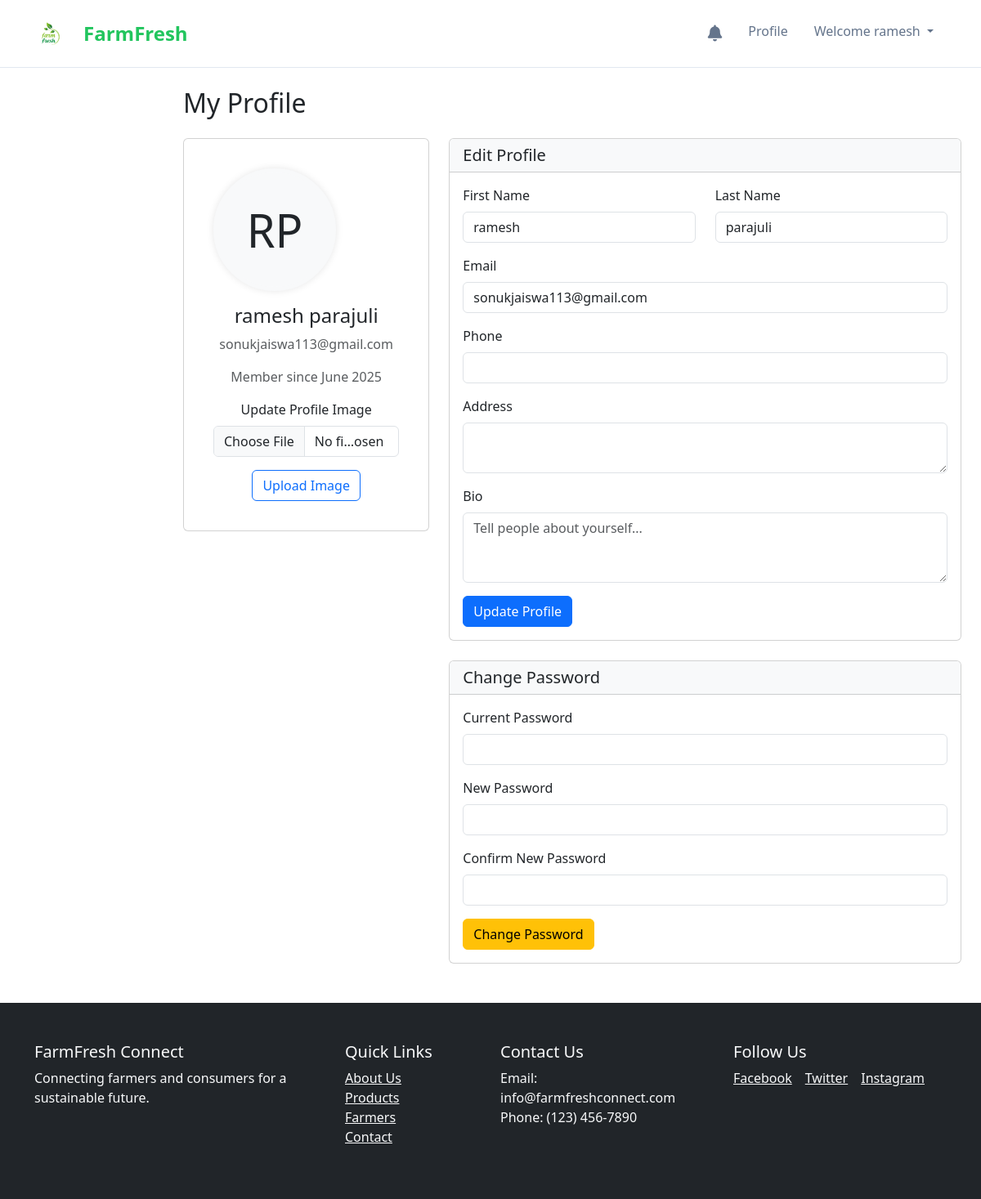
The app's page /consumer/profile.php (signed in) with its own data.
### tables this page shows
CREATE TABLE `users` (
  `user_id` int(11) NOT NULL,
  `username` varchar(100) DEFAULT NULL,
  `email` varchar(100) DEFAULT NULL,
  `password` varchar(100) DEFAULT NULL,
  `first_name` varchar(100) DEFAULT NULL,
  `last_name` varchar(100) DEFAULT NULL,
  `phone` varchar(20) DEFAULT NULL,
  `address` varchar(255) DEFAULT NULL,
  `city` varchar(100) DEFAULT NULL,
  `state` varchar(100) DEFAULT NULL,
  `zipcode` varchar(20) DEFAULT NULL,
  `role` enum('farmer','consumer','admin') NOT NULL,
  `created_at` datetime DEFAULT current_timestamp(),
  `updated_at` datetime DEFAULT current_timestamp() ON UPDATE current_timestamp(),
  `profile_image` varchar(255) DEFAULT NULL,
  `is_active` tinyint(1) DEFAULT 1,
  `bio` text DEFAULT NULL
);

### consumer/profile.php (the view, shortened to what this page needs)
<?php
include '../config/db.php';
$farmer_id = $_SESSION['user_id'];
$profile_query = "SELECT * FROM users WHERE user_id = $farmer_id";
$profile_result = mysqli_query($dbconn, $profile_query);
$profile = mysqli_fetch_assoc($profile_result);
?>
<!DOCTYPE html>
<html lang="en">
<head>
    <link href="https://cdn.jsdelivr.net/npm/bootstrap@5.3.3/dist/css/bootstrap.min.css" rel="stylesheet">
    <link rel="stylesheet" href="https://cdnjs.cloudflare.com/ajax/libs/font-awesome/6.0.0/css/all.min.css">
    <link rel="stylesheet" href="../assets/css/style.css">
</head>
<body>
    <?php include '../includes/navbar.php'; ?>
    <div class="container-fluid">
        <div class="row">
            <div class="col-md-10 ms-auto content-wrapper p-4">
                <h2 class="mb-4">My Profile</h2>
                <div class="row">
                    <div class="col-md-4 mb-4">
                        <div class="card profile-header text-center mb-4">
                            <div class="card-body">
                                <div class="mb-3">
                                    <?php if(!empty($profile['profile_image'])): ?>
                                        <img src="../uploads/profiles/<?php echo $profile['profile_image']; ?>" alt="Profile Image" class="profile-image">
                                    <?php else: ?>
                                        <div class="profile-image d-flex align-items-center justify-content-center bg-light">
                                            <span class="display-4"><?php echo strtoupper(substr($profile['first_name'], 0, 1) . substr($profile['last_name'], 0, 1)); ?></span>
                                        </div>
                                    <?php endif; ?>
                                </div>
                                <h4><?php echo htmlspecialchars($profile['first_name'] . ' ' . $profile['last_name']); ?></h4>
                                <p class="text-muted"><?php echo htmlspecialchars($profile['email']); ?></p>
                                <p class="text-muted">Member since <?php echo date('F Y', strtotime($profile['created_at'])); ?></p>
                                <form action="" method="POST" enctype="multipart/form-data" class="mt-3">
                                    <div class="mb-3">
                                        <label for="profile_image" class="form-label">Update Profile Image</label>
                                        <input type="file" class="form-control" id="profile_image" name="profile_image" required>
                                    </div>
                                    <button type="submit" class="btn btn-outline-primary">Upload Image</button>
                                </form>
                            </div>
                        </div>
                    </div>
                    <div class="col-md-8 mb-4">
                        <div class="card mb-4">
                            <div class="card-header bg-light">
                                <h5 class="mb-0">Edit Profile</h5>
                            </div>
                            <div class="card-body">
                                <form action="" method="POST">
                                    <div class="row mb-3">
                                        <div class="col-md-6">
                                            <label for="first_name" class="form-label">First Name</label>
                                            <input type="text" class="form-control" id="first_name" name="first_name" value="<?php echo htmlspecialchars($profile['first_name']); ?>" required>
                                        </div>
                                        <div class="col-md-6">
                                            <label for="last_name" class="form-label">Last Name</label>
                                            <input type="text" class="form-control" id="last_name" name="last_name" value="<?php echo htmlspecialchars($profile['last_name']); ?>" required>
                                        </div>
                                    </div>
                                    <div class="mb-3">
                                        <label for="email" class="form-label">Email</label>
                                        <input type="email" class="form-control" id="email" name="email" value="<?php echo htmlspecialchars($profile['email']); ?>" required>
                                    </div>
                                    <div class="mb-3">
                                        <label for="phone" class="form-label">Phone</label>
                                        <input type="text" class="form-control" id="phone" name="phone" value="<?php echo htmlspecialchars($profile['phone']); ?>">
                                    </div>
                                    <div class="mb-3">
                                        <label for="address" class="form-label">Address</label>
                                        <textarea class="form-control" id="address" name="address" rows="2"><?php echo htmlspecialchars($profile['address']); ?></textarea>
                                    </div>
                                    <div class="mb-3">
                                        <label for="bio" class="form-label">Bio</label>
                                        <textarea class="form-control" id="bio" name="bio" rows="3" placeholder="Tell people about yourself..."><?php echo htmlspecialchars($profile['bio']); ?></textarea>
                                    </div>
                                    <button type="submit" name="update_profile" class="btn btn-primary">Update Profile</button>
                                </form>
                            </div>
                        </div>
                        <div class="card">
                            <div class="card-header bg-light">
                                <h5 class="mb-0">Change Password</h5>
                            </div>
                            <div class="card-body">
                                <form action="" method="POST">
                                    <div class="mb-3">
                                        <label for="current_password" class="form-label">Current Password</label>
                                        <input type="password" class="form-control" id="current_password" name="current_password" required>
                                    </div>
                                    <div class="mb-3">
                                        <label for="new_password" class="form-label">New Password</label>
                                        <input type="password" class="form-control" id="new_password" name="new_password" required>
                                    </div>
                                    <div class="mb-3">
                                        <label for="confirm_password" class="form-label">Confirm New Password</label>
                                        <input type="password" class="form-control" id="confirm_password" name="confirm_password" required>
                                    </div>
                                    <button type="submit" name="change_password" class="btn btn-warning">Change Password</button>
                                </form>
                            </div>
                        </div>
                    </div>
                </div>
            </div>
        </div>
    </div>
    <?php include '../includes/footer.php'; ?>
</body>
</html>

### assets/css/style.css (style rules this page uses)
body { font-family: 'Open Sans', sans-serif; }
body { font-family: 'Segoe UI', Tahoma, Geneva, Verdana, sans-serif; padding-top: 70px; color: #333; }

### consumer/profile.php (style rules this page uses)
.content-wrapper { min-height: calc(100vh - 56px); }
.profile-image { width: 150px; height: 150px; object-fit: cover; border-radius: 50%; border: 5px solid #f8f9fa; box-shadow: 0 0 10px rgba(0,0,0,0.1); }
.profile-header { background-color: #f8f9fa; border-radius: 10px; padding: 20px; margin-bottom: 20px; }

### includes/navbar.php (style rules this page uses)
body, html { margin: 0; padding: 0; overflow-x: hidden; }

### records on screen
users: first_name+last_name "RP", first_name+last_name "ramesh parajuli", email "sonukjaiswa113@gmail.com", created_at "June 2025", first_name "ramesh", last_name "parajuli"

### other values on screen
$_SESSION['first_name'] "ramesh"
